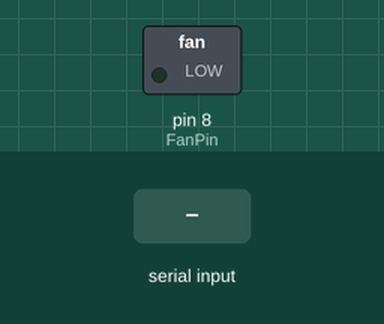
Simulated run of this sketch. Board: Arduino Uno, built with avr-gcc and run on an emulated ATmega328P. Shown: switched loads named in the sketch (green lamp = pin HIGH). The test bench sets the inputs (shaded band).

Above: at 1.2 s.
1.3 s: "1" received over Serial
At 2.5 s:
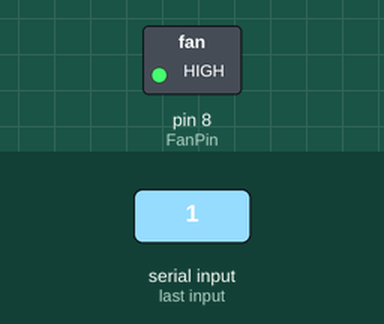
2.8 s: "0" received over Serial
At 3.7 s:
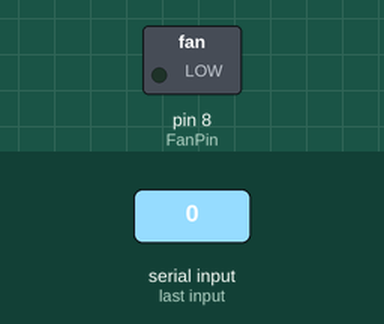
4.3 s: "2" received over Serial
At 4.9 s:
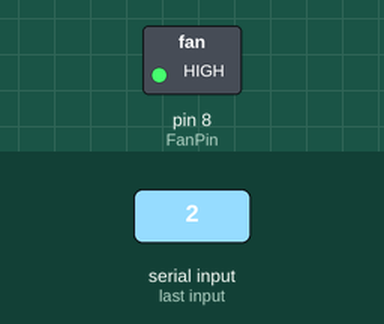
Timing chart, 0 to 7.3 s (numbered marks = the images above; inputs shaded):
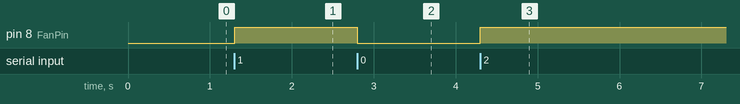

Measured:
- after the input at 1.3 s, pin 8 (FanPin): LOW → HIGH at once
- after the input at 2.8 s, pin 8 (FanPin): HIGH → LOW at once
- after the input at 4.3 s, pin 8 (FanPin): LOW → HIGH at once

The sketch:

Relay.ino
```cpp
#define _baud       9600
#define FanPin      8

void setup() {
  pinMode(FanPin,OUTPUT);
  Serial.begin(_baud);
}

void loop() {
  char c;

  if (Serial.available()){
    c = Serial.read();
    if ( c == '0')
      digitalWrite(FanPin,LOW);
    else
      digitalWrite(FanPin,HIGH);
  }
}
```
